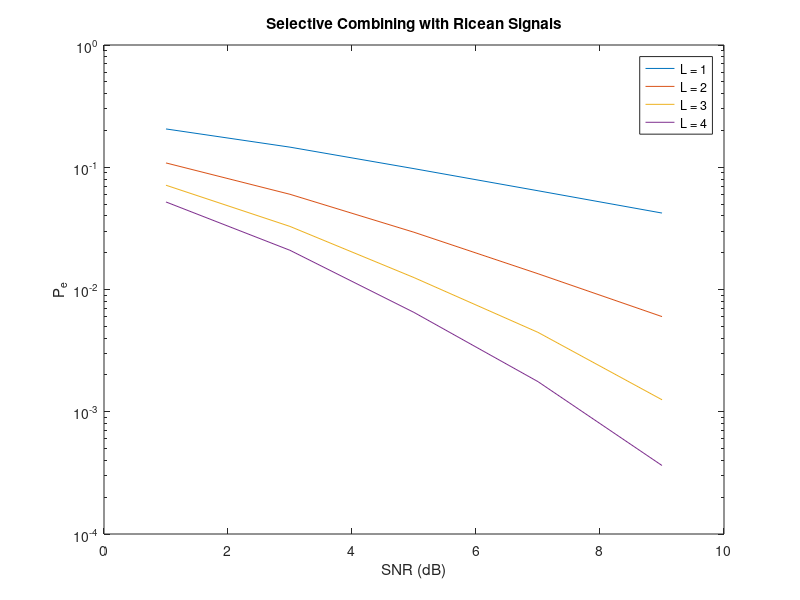
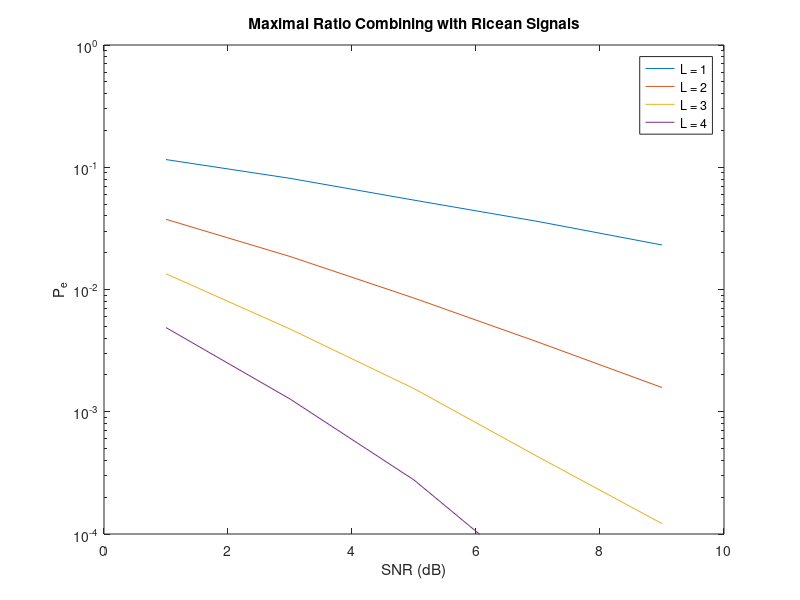
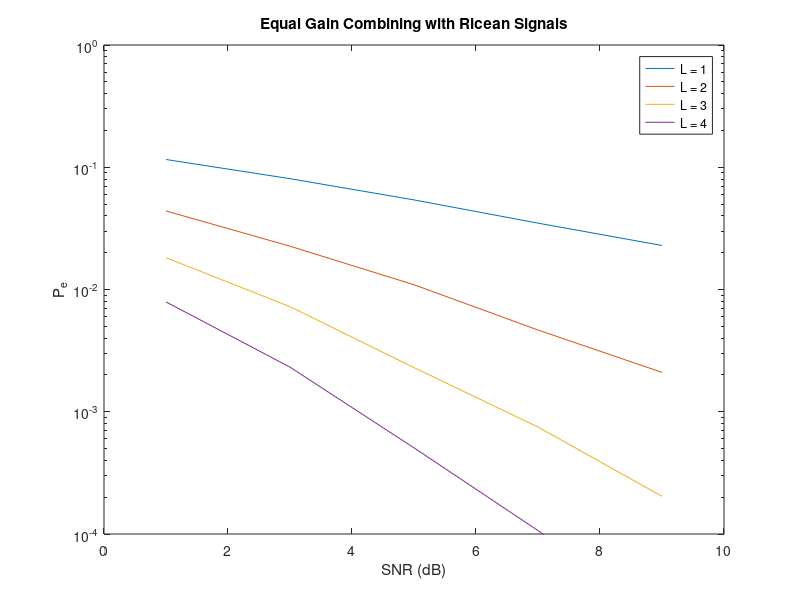
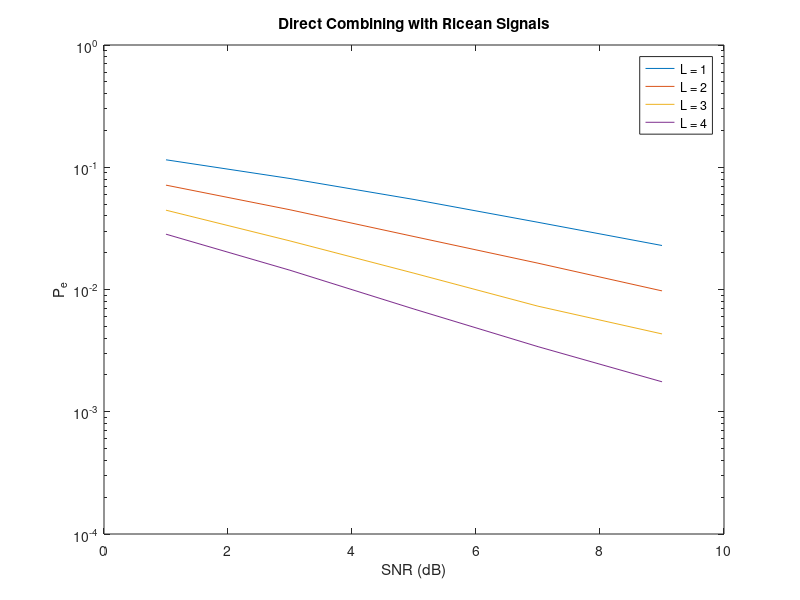

The MATLAB source for these figures, in order:
% Wireless Communication Network
% Homework4_20181224
% 107064522

clc;
clear;
%close all;

%%%%%%%%%%%%%%%%%%
%%%%% Ricean %%%%%
%%%%%%%%%%%%%%%%%%

%% Transmission Signal & Channel Condition
no_samples = 3e5;   % Number of bits to be transmitted
SNR = [1 3 5 7 9];  % Es/N0 in dB scale
L = [1 2 3 4];   % Diversity branches
I_data = 2*(rand(5, no_samples) > 0.5)-1;   % Inphase bipolar seq.
Q_data = 2*(rand(5, no_samples) > 0.5)-1;   % Quadrature bipolar seq.
Tx = I_data+j*Q_data;   % QPSK signal
P_tx = sum(abs(Tx).^2)/length(Tx);  % QPSK signal power

% Ricean fading
K = 1;
var = (2*(K+1))^-1;
mu_I=sqrt(K/(K+1))*sin(pi/4);
mu_Q=sqrt(K/(K+1))*cos(pi/4);


% Noise
for i = 1:length(SNR)
    SNR_linear  = 10^(-SNR(i)/10);  % SNR in linear scale
    AWGN(i, :) = (1/sqrt(2))*(sqrt(SNR_linear)* normrnd(0,1,1,no_samples)+j*sqrt(SNR_linear)* normrnd(0,1,1,no_samples));   % Var = 0.5
end

% Channel fading gain
for i = 1:length(L)
    G(:,:,i) = normrnd(mu_Q, sqrt(var), 5, no_samples) + j*normrnd(mu_I, sqrt(var), 5, no_samples);
    max_G(:,:,i) = max(G, [], 3);   % SC-> Choose the maximum gain
end

%% SC
% Receiver
for i = 1:length(L)
    Rx_SC = Tx.*abs(max_G(:,:,i))+AWGN; % Y = g*X+N
    err = sum(max(-(0.5*(I_data.*sign(real(Rx_SC))+1)-1),...
        -(0.5*(Q_data.*sign(imag(Rx_SC))+1)-1)), 2);
    Pe_SC(:, i) = err/no_samples;
end

% plot
figure;
semilogy(SNR, Pe_SC);
ylim([10^-4 1]);
legend('L = 1','L = 2','L = 3','L = 4');
xlabel('SNR (dB)');	
ylabel('P_e');
title ('Selective Combining with Ricean Signals');

%% MRC
% Receiver
%%%%Rx_MRC = zeros(5, 3e5, length(L));
Rx_MRC(:,:,1) = (Tx.*G(:,:,1)+AWGN).*conj(G(:,:,1)) ; % Y = g*X+N
for i = 1:length(L)-1
    for k = 1:length(SNR)
        SNR_linear  = 10^(-SNR(k)/10);  % SNR in linear scale
        AWGN(k, :) = (1/sqrt(2))*(sqrt(SNR_linear)* normrnd(0,1,1,no_samples)+j*sqrt(SNR_linear)* normrnd(0,1,1,no_samples));   % Var = 0.5
    end
    Rx_MRC(:,:,i+1) = (Tx.*G(:,:,i+1)+AWGN).*conj(G(:,:,i+1)) + Rx_MRC(:,:,i); % Y = g*X+N
end

for i = 1:length(L)
    for k = 1:length(SNR)
        Rx_re = sign(real(Rx_MRC(:,:,i)));
        Rx_im = sign(imag(Rx_MRC(:,:,i)));
        err_I(k, i) = (no_samples-sum(I_data(k,:) == Rx_re(k,:)))/no_samples;
        err_Q(k, i) = (no_samples-sum(Q_data(k,:) == Rx_im(k,:)))/no_samples;
        Pe_MRC(k, i) = mean([err_I(k,i) err_Q(k,i)]);
    end
end

% plot
figure;
semilogy(SNR, Pe_MRC);
ylim([10^-4 1]);
legend('L = 1','L = 2','L = 3','L = 4');
xlabel('SNR (dB)');	
ylabel('P_e');
title ('Maximal Ratio Combining with Ricean Signals');

%% EGC
% Receiver
Rx_EGC(:,:,1) = (Tx.*G(:,:,1)+AWGN).*exp(-j*angle(G(:,:,1))) ; % Y = g*X+N
for i = 1:length(L)-1
    for k = 1:length(SNR)
        SNR_linear  = 10^(-SNR(k)/10);  % SNR in linear scale
        AWGN(k, :) = (1/sqrt(2))*(sqrt(SNR_linear)* normrnd(0,1,1,no_samples)+j*sqrt(SNR_linear)* normrnd(0,1,1,no_samples));   % Var = 0.5
    end
    Rx_EGC(:,:,i+1) = (Tx.*G(:,:,i+1)+AWGN).*exp(-j*angle(G(:,:,i+1))) + Rx_EGC(:,:,i); % Y = g*X+N
end

for i = 1:length(L)
    for k = 1:length(SNR)
        Rx_re = sign(real(Rx_EGC(:,:,i)));
        Rx_im = sign(imag(Rx_EGC(:,:,i)));
        err_I(k, i) = (no_samples-sum(I_data(k,:) == Rx_re(k,:)))/no_samples;
        err_Q(k, i) = (no_samples-sum(Q_data(k,:) == Rx_im(k,:)))/no_samples;
        Pe_EGC(k, i) = mean([err_I(k,i) err_Q(k,i)]);
    end
end



% plot
figure;
semilogy(SNR, Pe_EGC);
ylim([10^-4 1]);
legend('L = 1','L = 2','L = 3','L = 4');
xlabel('SNR (dB)');	
ylabel('P_e');
title ('Equal Gain Combining with Ricean Signals');

%% DC
% Noise
for i = 1:length(SNR)
	SNR_linear  = 10^(-SNR(i)/10);  % SNR in linear scale
    AWGN(i,:) = normrnd(0,sqrt(SNR_linear/2),1,no_samples) +...
        j*normrnd(0,sqrt(SNR_linear/2),1,no_samples);
end

% Channel fading gain
for i = 1:length(L)
    G(:,:,i) = normrnd(mu_Q, sqrt(var), 5, no_samples) + j*normrnd(mu_I, sqrt(var), 5, no_samples);
end

Tx = I_data + j*Q_data;
Rx_DC(:,:,1) = (AWGN + Tx.*G(:,:,1));
G1(:,:,1) = (G(:,:,1));
for i = 1:length(L)-1
    for k = 1:length(SNR)
        SNR_linear  = 10^(-SNR(k)/10);  % SNR in linear scale
        AWGN(k,:) = normrnd(0,sqrt(SNR_linear/2),1,no_samples) +...
            j*normrnd(0,sqrt(SNR_linear/2),1,no_samples);
    end
    Rx_DC(:,:,i+1) = Rx_DC(:,:,i)+(AWGN + Tx.*G(:,:,i+1));
    G1(:,:,i+1)=G1(:,:,i)+(G(:,:,i+1));
end
for i=1:length(L)
    Rx_DC(:,:,i) = Rx_DC(:,:,i).*exp(-j*angle(G1(:,:,i)));
end

% Demodulation
for i = 1:length(L)
	for k = 1:length(SNR)
		Rx_I=sign(real(Rx_DC(:,:,i)));
		Rx_Q=sign(imag(Rx_DC(:,:,i)));
		err_I(k,i)=(no_samples-sum(I_data(k,:)==Rx_I(k,:)))/no_samples;
		err_Q(k,i)=(no_samples-sum(Q_data(k,:)==Rx_Q(k,:)))/no_samples;
        Pe_DC(k,i)=mean([err_I(k,i) err_Q(k,i)]);
	end
end

% plot
figure;
semilogy(SNR, Pe_DC);
ylim([10^-4 1]);
legend('L = 1','L = 2','L = 3','L = 4');
xlabel('SNR (dB)');	
ylabel('P_e');
title ('Direct Combining with Ricean Signals');